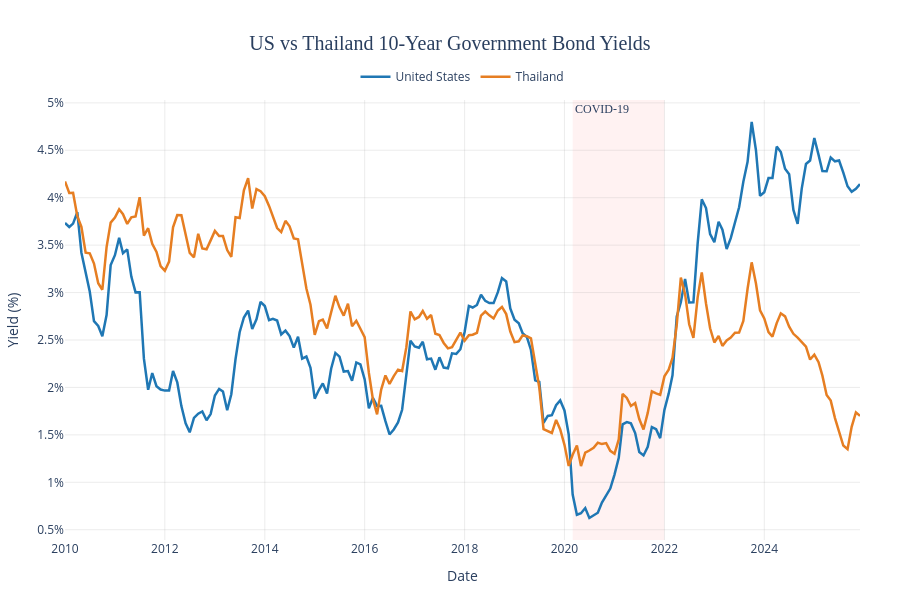
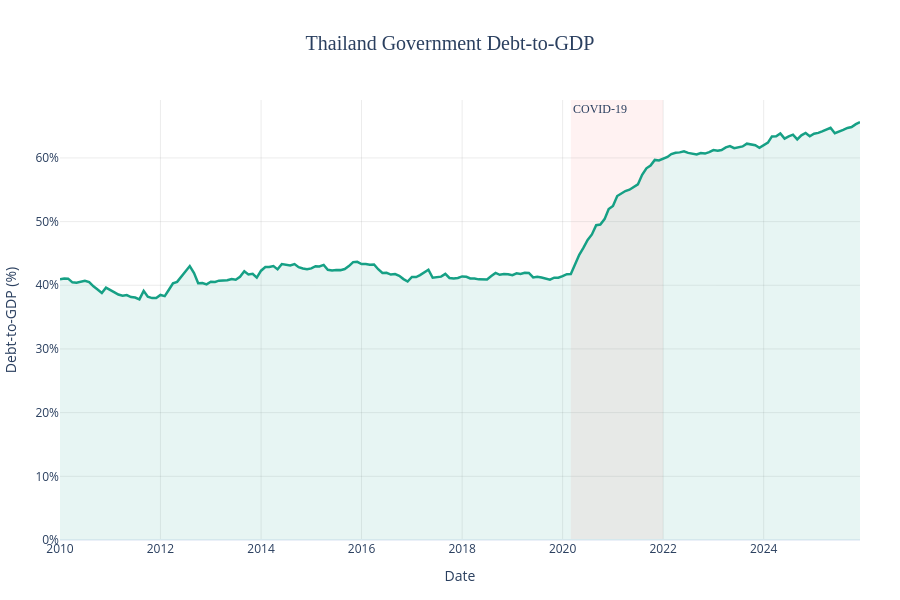

Notebook source saved alongside these figures, in order:
### Code cell
import pandas as pd
import plotly.graph_objects as go
from plotly.subplots import make_subplots

# ==========================================
# 1. LOAD AND PREPARE DATA
# ==========================================

df = pd.read_csv(path)

# Convert dates
df["Dates"] = pd.to_datetime(df["Dates"], format="%b-%y")

# Sort chronologically
df = df.sort_values("Dates")

# ==========================================
# 2. 10-YEAR GOVERNMENT BOND YIELDS
# ==========================================
covid_start = "2020-03-01"
covid_end = "2021-12-31"
fig1 = go.Figure()

# US 10-Year Treasury
fig1.add_trace(go.Scatter(
    x=df["Dates"],
    y=df["US 10Y Treasury"],
    mode="lines",
    name="United States",
    line=dict(color="#1f77b4", width=2.5)
))

# Thailand 10-Year Treasury
fig1.add_trace(go.Scatter(
    x=df["Dates"],
    y=df["Thai 10Y Treasury"],
    mode="lines",
    name="Thailand",
    line=dict(color="#e67e22", width=2.5)
))

fig1.update_layout(
    title=dict(
        text="US vs Thailand 10-Year Government Bond Yields",
        x=0.5,
        font_family='Georgia',
        font_size=20
    ),
    xaxis_title="Date",
    yaxis_title="Yield (%)",
    template="plotly_white",
    hovermode="x unified",
    legend=dict(
        orientation="h",
        yanchor="bottom",
        y=1.02,
        xanchor="center",
        x=0.5
    ),
    height=600,
    margin=dict(l=60, r=40, t=100, b=60)
)

fig1.update_xaxes(
    showgrid=True,
    gridcolor="rgba(128,128,128,0.15)"
)

fig1.update_yaxes(
    showgrid=True,
    gridcolor="rgba(128,128,128,0.15)",
    ticksuffix="%"
)

fig1.add_vrect(
    x0=covid_start,
    x1=covid_end,
    fillcolor="red",
    opacity=0.05,
    layer="below",
    line_width=0,
    annotation_text="COVID-19",
    annotation_position="top left",
    annotation_font_family="Georgia",
    annotation_font_size=12
)

fig1.show()

# ==========================================
# 3. THAILAND DEBT-TO-GDP
# ==========================================

fig2 = go.Figure()

fig2.add_trace(go.Scatter(
    x=df["Dates"],
    y=df["Thai Debt:GDP "],
    mode="lines",
    name="Thailand Debt-to-GDP",
    line=dict(color="#16a085", width=2.5),
    fill="tozeroy",
    fillcolor="rgba(22,160,133,0.10)"
))

fig2.update_layout(
    title=dict(
        text="Thailand Government Debt-to-GDP",
        font_size= 20,
        font_family='Georgia',
        x=0.5
    ),
    xaxis_title="Date",
    yaxis_title="Debt-to-GDP (%)",
    template="plotly_white",
    hovermode="x unified",
    height=600,
    showlegend=False,
    margin=dict(l=60, r=40, t=100, b=60)
)

fig2.update_xaxes(
    showgrid=True,
    gridcolor="rgba(128,128,128,0.15)"
)

fig2.update_yaxes(
    showgrid=True,
    gridcolor="rgba(128,128,128,0.15)",
    ticksuffix="%"
)

fig2.add_vrect(
    x0=covid_start,
    x1=covid_end,
    fillcolor="red",
    opacity=0.05,
    layer="below",
    line_width=0,
    annotation_text="COVID-19",
    annotation_position="top left",
    annotation_font_family="Georgia",
    annotation_font_size=12
)

fig2.show()

# ==========================================
# 4. EXPORT INTERACTIVE HTML FILES
# ==========================================

fig1.write_html("/Users/pranjaligupta/Desktop/FF/Thailand-Financial-Research/03_Analysis/charts/Treasury_Yields.html")
fig2.write_html("/Users/pranjaligupta/Desktop/FF/Thailand-Financial-Research/03_Analysis/charts/Thailand_Debt_GDP.html")

print("Charts successfully generated!")

### Figure 1 — Plotly figure (JSON) as saved in the notebook; plotly's stock layout.template omitted (floating-point values rounded to 4 significant figures; data arrays with more than 128 entries replaced by an {"elided": "..."} marker saying what was removed)
{"data": [{"line": {"color": "#1f77b4", "width": 2.5}, "mode": "lines", "name": "United States", "type": "scatter", "x": {"elided": "192 str values"}, "y": {"elided": "192 float values"}}, {"line": {"color": "#e67e22", "width": 2.5}, "mode": "lines", "name": "Thailand", "type": "scatter", "x": {"elided": "192 str values"}, "y": {"elided": "192 float values"}}], "layout": {"annotations": [{"font": {"family": "Georgia", "size": 12}, "showarrow": false, "text": "COVID-19", "x": "2020-03-01", "xanchor": "left", "xref": "x", "y": 1, "yanchor": "top", "yref": "y domain"}], "height": 600, "hovermode": "x unified", "legend": {"orientation": "h", "x": 0.5, "xanchor": "center", "y": 1.02, "yanchor": "bottom"}, "margin": {"b": 60, "l": 60, "r": 40, "t": 100}, "shapes": [{"fillcolor": "red", "layer": "below", "line": {"width": 0}, "opacity": 0.05, "type": "rect", "x0": "2020-03-01", "x1": "2021-12-31", "xref": "x", "y0": 0, "y1": 1, "yref": "y domain"}], "title": {"font": {"family": "Georgia", "size": 20}, "text": "US vs Thailand 10-Year Government Bond Yields", "x": 0.5}, "xaxis": {"gridcolor": "rgba(128,128,128,0.15)", "showgrid": true, "title": {"text": "Date"}}, "yaxis": {"gridcolor": "rgba(128,128,128,0.15)", "showgrid": true, "ticksuffix": "%", "title": {"text": "Yield (%)"}}}}

### Figure 2 — Plotly figure (JSON) as saved in the notebook; plotly's stock layout.template omitted (floating-point values rounded to 4 significant figures; data arrays with more than 128 entries replaced by an {"elided": "..."} marker saying what was removed)
{"data": [{"fill": "tozeroy", "fillcolor": "rgba(22,160,133,0.10)", "line": {"color": "#16a085", "width": 2.5}, "mode": "lines", "name": "Thailand Debt-to-GDP", "type": "scatter", "x": {"elided": "192 str values"}, "y": {"elided": "192 float values"}}], "layout": {"annotations": [{"font": {"family": "Georgia", "size": 12}, "showarrow": false, "text": "COVID-19", "x": "2020-03-01", "xanchor": "left", "xref": "x", "y": 1, "yanchor": "top", "yref": "y domain"}], "height": 600, "hovermode": "x unified", "margin": {"b": 60, "l": 60, "r": 40, "t": 100}, "shapes": [{"fillcolor": "red", "layer": "below", "line": {"width": 0}, "opacity": 0.05, "type": "rect", "x0": "2020-03-01", "x1": "2021-12-31", "xref": "x", "y0": 0, "y1": 1, "yref": "y domain"}], "showlegend": false, "title": {"font": {"family": "Georgia", "size": 20}, "text": "Thailand Government Debt-to-GDP", "x": 0.5}, "xaxis": {"gridcolor": "rgba(128,128,128,0.15)", "showgrid": true, "title": {"text": "Date"}}, "yaxis": {"gridcolor": "rgba(128,128,128,0.15)", "showgrid": true, "ticksuffix": "%", "title": {"text": "Debt-to-GDP (%)"}}}}
